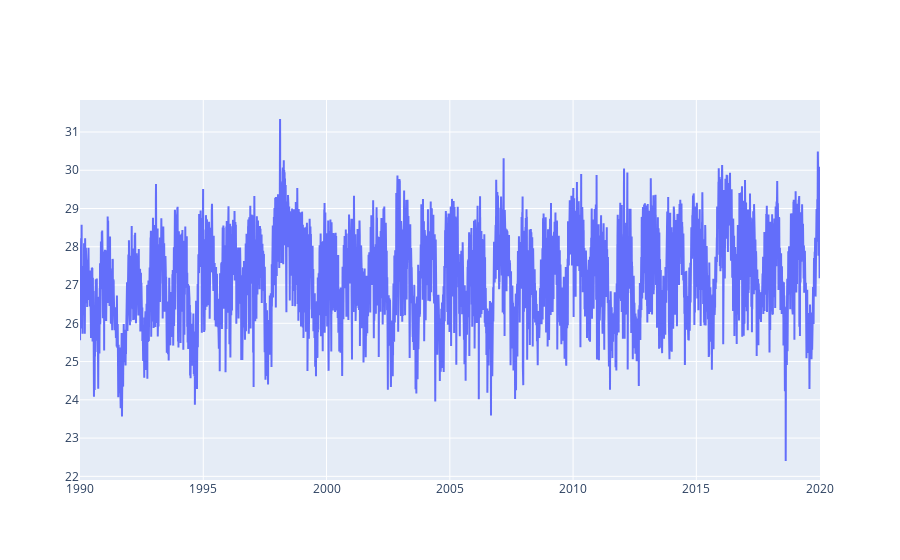

Notebook code cell kept with this figure:
### Code cell
#Plot
fig = go.Figure()

fig.add_trace(go.Scatter(x = df_daily_temp['ds'], y=df_daily_temp['y'], name='Denpasar Temp'))
fig.show()

### Figure 1 — Plotly figure (JSON) as saved in the notebook; plotly's stock layout.template omitted (floating-point values rounded to 4 significant figures; data arrays with more than 128 entries replaced by an {"elided": "..."} marker saying what was removed)
{"data": [{"name": "Denpasar Temp", "type": "scatter", "x": {"elided": "10964 str values"}, "y": {"elided": "10964 float values"}}], "layout": {}}
